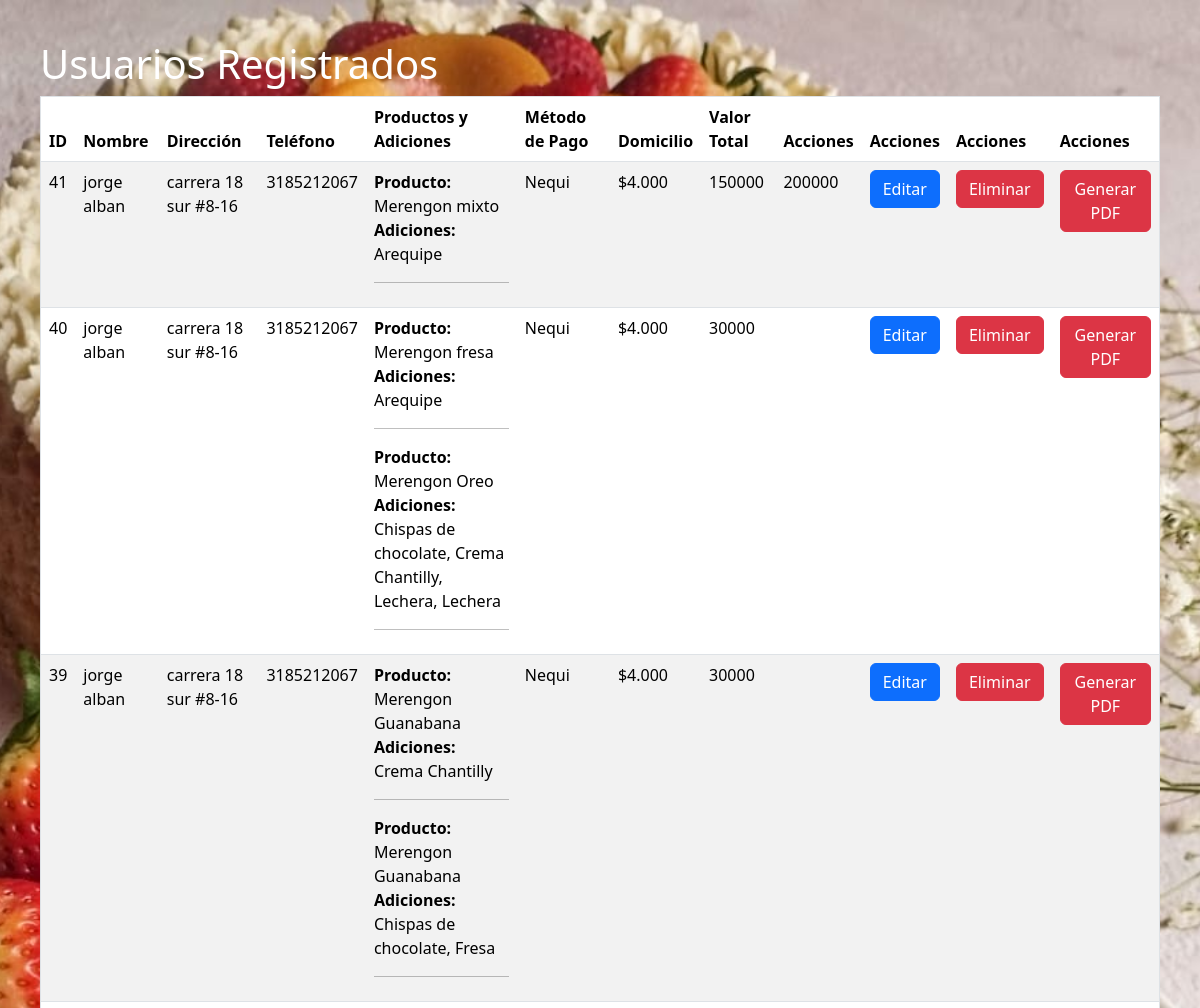
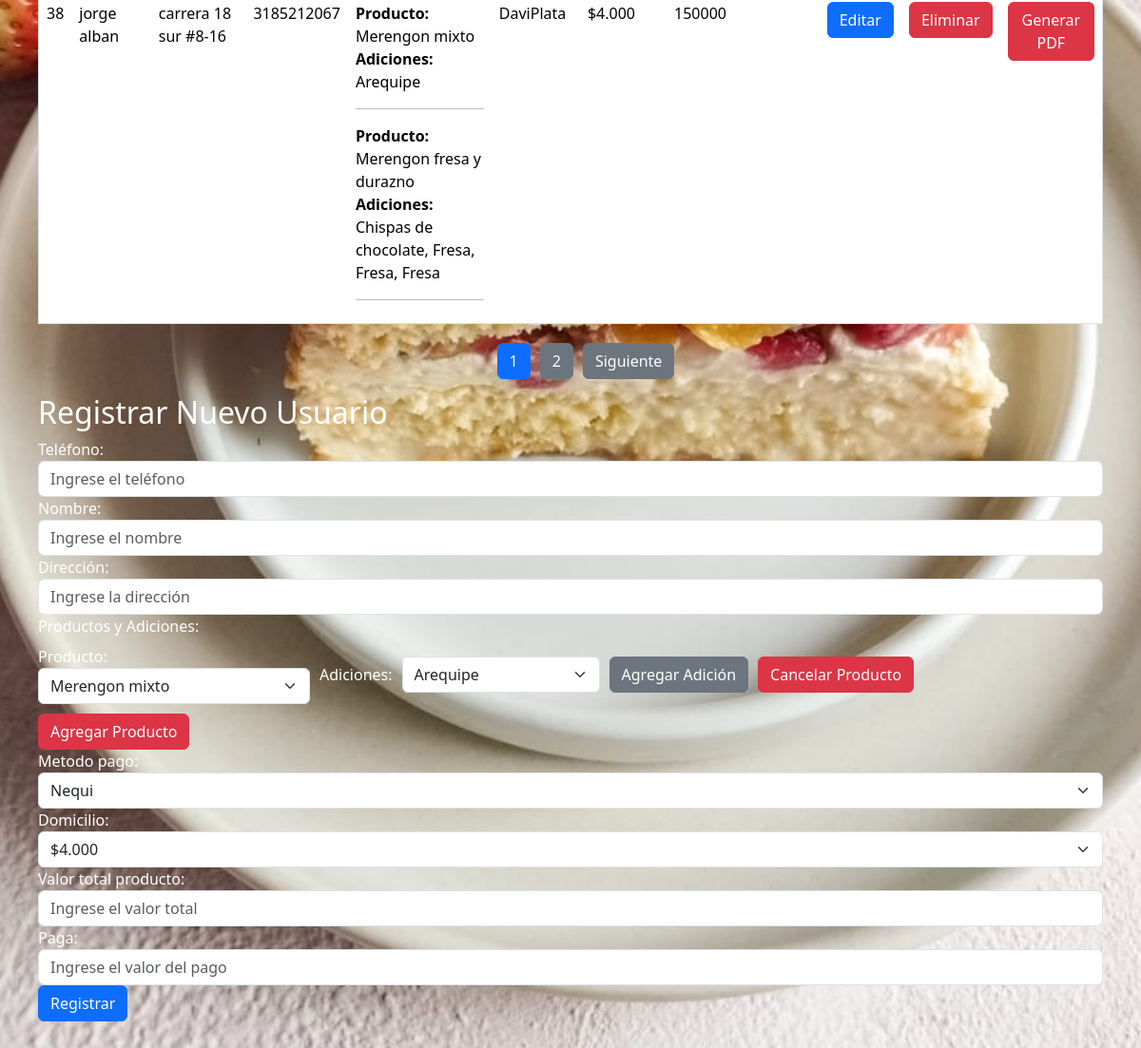
The page / on the database its author committed (2 pictures, top to bottom).
### tables this page shows
CREATE TABLE `clientes` (
  `id` int(11) NOT NULL,
  `nombre` varchar(100) NOT NULL,
  `direccion` varchar(255) NOT NULL,
  `telefono` varchar(20) NOT NULL,
  `producto` varchar(100) NOT NULL,
  `metodopago` varchar(100) NOT NULL,
  `domicilio` varchar(100) NOT NULL,
  `valortotal` varchar(100) NOT NULL,
  `cambio` varchar(100) NOT NULL
);

CREATE TABLE `productos` (
  `id` int(11) NOT NULL,
  `usuario_id` int(11) NOT NULL,
  `nombre_producto` varchar(255) NOT NULL
);

### index.php (the view, shortened to what this page needs)
<?php
include('conexion.php');
include('header.php');
$page = isset($_GET['page']) ? (int)$_GET['page'] : 1;
$usuariosPorPagina = 4;
$offset = ($page - 1) * $usuariosPorPagina;
$totalUsuariosQuery = "SELECT COUNT(*) AS total FROM clientes";
$totalUsuariosResult = $conexion->query($totalUsuariosQuery);
$totalUsuariosRow = $totalUsuariosResult->fetch_assoc();
$totalUsuarios = $totalUsuariosRow['total'];
$totalPaginas = ceil($totalUsuarios / $usuariosPorPagina);
$sql = "SELECT * FROM clientes ORDER BY id DESC LIMIT $usuariosPorPagina OFFSET $offset";
$result = $conexion->query($sql);
?>
<!DOCTYPE html>
<html lang="en">
<head>
    <link rel="stylesheet" href="style.css">
</head>
<body style="background-image: url('images/chantilly.jpg');
    background-position: center center;
    background-repeat: no-repeat;
    background-size: cover;
    background-attachment: fixed;
    padding:40px;">
<h1>Usuarios Registrados</h1>
<table border="1" class="table table-striped">
    <thead>
        <tr>
            <th>ID</th>
            <th>Nombre</th>
            <th>Dirección</th>
            <th>Teléfono</th>
            <th>Productos y Adiciones</th>
            <th>Método de Pago</th>
            <th>Domicilio</th>
            <th>Valor Total</th>
            <th>Acciones</th>
            <th>Acciones</th>
            <th>Acciones</th>
            <th>Acciones</th>
        </tr>
    </thead>
    <tbody>
        <?php while ($usuario = $result->fetch_assoc()): ?>
            <tr>
                <td><?= $usuario['id'] ?></td>
                <td><?= $usuario['nombre'] ?></td>
                <td><?= $usuario['direccion'] ?></td>
                <td><?= $usuario['telefono'] ?></td>
                <td>
                    <?php
                    $usuario_id = $usuario['id'];
                    $sql_productos = "SELECT * FROM productos WHERE usuario_id = $usuario_id";
                    $result_productos = $conexion->query($sql_productos);
                    while ($producto = $result_productos->fetch_assoc()) {
                        echo "<strong>Producto:</strong> " . $producto['nombre_producto'] . "<br>";
                        $producto_id = $producto['id'];
                        $sql_adiciones = "SELECT * FROM adiciones WHERE producto_id = $producto_id";
                        $result_adiciones = $conexion->query($sql_adiciones);
                        if ($result_adiciones->num_rows > 0) {
                            echo "<strong>Adiciones:</strong> ";
                            $adiciones = [];
                            while ($adicion = $result_adiciones->fetch_assoc()) {
                                $adiciones[] = $adicion['nombre_adicion'];
                            }
                            echo implode(", ", $adiciones) . "<br>";
                        } else {
                            echo "<strong>Adiciones:</strong> Ninguna<br>";
                        }
                        echo "<hr>";
                    }
                    ?>
                </td>
                <td><?= $usuario['metodopago'] ?></td>
                <td><?= $usuario['domicilio'] ?></td>
                <td><?= $usuario['valortotal'] ?></td>
                <td><?= $usuario['cambio'] ?></td>
                <td>
                    <a href="editar_usuario.php?id=<?= $usuario['id'] ?>" class="btn btn-primary">Editar</a>
                </td>
                <td>
                    <a href="eliminar_usuario.php?id=<?= $usuario['id'] ?>"
                       onclick="return confirm('¿Estás seguro de eliminar este usuario?');"
                       class="btn btn-danger">Eliminar</a>
                </td>
                <td>
                    <a href="generar_pdf.php?id=<?= $usuario['id'] ?>" target="_blank" class="btn btn-danger">Generar PDF</a>
                </td>
            </tr>
        <?php endwhile; ?>
    </tbody>
</table>
<div style="margin-top: 20px;">
    <ul style="list-style: none; display: flex; gap: 10px; justify-content: center;">
        <?php for ($i = 1; $i <= $totalPaginas; $i++): ?>
            <li>
                <a href="?page=<?= $i ?>" class="btn <?= $i == $page ? 'btn-primary' : 'btn-secondary' ?>">
                    <?= $i ?>
                </a>
            </li>
        <?php endfor; ?>
        <?php if ($page < $totalPaginas): ?>
            <li><a href="?page=<?= $page + 1 ?>" class="btn btn-secondary">Siguiente</a></li>
        <?php endif; ?>
    </ul>
</div>
<h2>Registrar Nuevo Usuario</h2>
<form action="insertar.php" method="POST">
    <div class="form-group">
        <label for="telefono">Teléfono:</label>
        <input type="text" class="form-control" id="telefono" name="telefono" placeholder="Ingrese el teléfono" required>
    </div>
    <div class="form-group">
        <label for="nombre">Nombre:</label>
        <input type="text" class="form-control" id="nombre" name="nombre" placeholder="Ingrese el nombre" required>
    </div>
    <div class="form-group">
        <label for="direccion">Dirección:</label>
        <input type="text" class="form-control" id="direccion" name="direccion" placeholder="Ingrese la dirección" required>
    </div>
    <div id="productos">
    <label for="productos" class="form-label">Productos y Adiciones:</label>
    <div class="producto" style="display: flex; gap: 10px; align-items: center; flex-wrap: wrap;">
        <div>
            <label>Producto:</label>
            <select class="form-select" name="productos[]" required>
                <option value="Merengon mixto">Merengon mixto</option>
            </select>
        </div>
        <div class="adiciones" style="display: flex; gap: 10px; align-items: center;">
            <label>Adiciones:</label>
            <select class="form-select" name="adiciones[0][]" required>
                <option value="Arequipe">Arequipe</option>
            </select>
        </div>
        <button type="button" class="btn btn-secondary" onclick="agregarAdicion(this)">Agregar Adición</button>
        <button type="button" class="btn btn-danger" onclick="eliminarProducto(this)">Cancelar Producto</button>
    </div>
</div>
<div style="display: flex; gap: 10px; margin-top: 10px;">
    <button type="button" class="btn btn-danger" onclick="agregarProducto()">Agregar Producto</button>
</div>
    <div class="form-group">
        <label for="metodopago">Metodo pago:</label>
        <select class="form-select" id="sel1" name="metodopago">
        <option>Nequi</option>
    </select>
    </div>
    <div class="form-group">
        <label for="direccion">Domicilio:</label>
        <select class="form-select" id="sel1" name="domicilio">
        <option>$4.000</option>
                </select>
    </div>
    <div class="form-group">
        <label for="direccion">Valor total producto:</label>
        <input type="text" class="form-control" id="domicilio" name="valortotal" placeholder="Ingrese el valor total " required>
    </div>
    <div class="form-group">
        <label for="direccion">Paga:</label>
        <input type="text" class="form-control" id="cambio" name="cambio" placeholder="Ingrese el valor del pago " required>
    </div>
    <button type="submit" class="btn btn-primary">Registrar</button>
</form>
</body>
</html>

### css/Style.css (style rules this page uses)
body { color:#ffffff; padding: 20px; }
.form-control { width: 200´px; }
.producto { display: flex; gap: 15px; align-items: center; margin-bottom: 10px; flex-wrap: wrap; }
.adiciones { display: flex; gap: 10px; align-items: center; }
select { width: 200px; }
button { height: fit-content; }

### rows shown on the page
clientes: id "41", nombre "jorge alban", direccion "carrera 18 sur #8-16", telefono "3185212067", metodopago "Nequi", domicilio "$4.000", valortotal "150000", cambio "200000"
productos: nombre_producto "Merengon mixto", adiciones "Arequipe"
clientes: id "40", nombre "jorge alban", direccion "carrera 18 sur #8-16", telefono "3185212067", metodopago "Nequi", domicilio "$4.000", valortotal "30000"
productos: nombre_producto "Merengon fresa", adiciones "Arequipe"
productos: nombre_producto "Merengon Oreo", adiciones "Chispas de chocolate, Crema Chantilly, Lechera, Lechera"
clientes: id "39", nombre "jorge alban", direccion "carrera 18 sur #8-16", telefono "3185212067", metodopago "Nequi", domicilio "$4.000", valortotal "30000"
productos: nombre_producto "Merengon Guanabana", adiciones "Crema Chantilly"
productos: nombre_producto "Merengon Guanabana", adiciones "Chispas de chocolate, Fresa"
clientes: id "38", nombre "jorge alban", direccion "carrera 18 sur #8-16", telefono "3185212067", metodopago "DaviPlata", domicilio "$4.000", valortotal "150000"
productos: nombre_producto "Merengon mixto", adiciones "Arequipe"
productos: nombre_producto "Merengon fresa y durazno", adiciones "Chispas de chocolate, Fresa, Fresa, Fresa"
